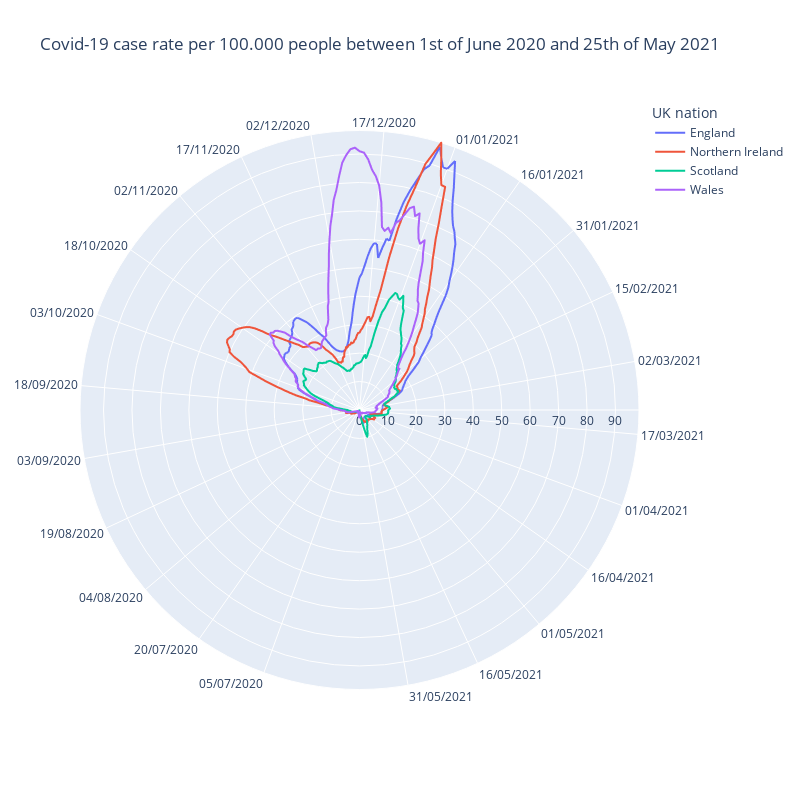

Notebook code cell kept with this figure:
### Markdown cell above
## Further Examples

These further examples combine our previously covered knowledge of position scales and colour with appropriate annotations to bring clarity to the story.
 
### Coordinate systems for Time Series

The following figures show two ways of plotting a time series. In this case, _Case numbers per 10,000_. We also demonstrate interactive plot annotations using `plotly`. 


<!-- Camila's plots, with commentary of the different axes -->

### Code cell
from datetime import datetime
import plotly.express as px

plt.rcParams["figure.figsize"] = (16, 8)
df_uk_cases = pd.read_csv('../data/data_2021-Aug-01.csv', sep=',', parse_dates=['date'])

# select 1 year data (360 days)
df_uk_cases_1y = df_uk_cases[(df_uk_cases['date']>='2020-06-06') & (df_uk_cases['date']<'2021-06-01')]

# normalise case per population
def normalise(cases,country):
    # population estimates from https://www.ons.gov.uk/peoplepopulationandcommunity/populationandmigration/populationestimates/datasets/populationestimatesforukenglandandwalesscotlandandnorthernireland
    norm =  {'England': 56550138, 'Wales': 3169586, 'Scotland': 5466000, 'Northern Ireland': 1895510}
    return cases / norm[country] *100000

df_uk_cases_1y['casesNormalised'] = df_uk_cases_1y.apply(lambda row: normalise(row.newCasesBySpecimenDate, row.areaName),axis=1)

# rolling mean of 1 week
df_uk_cases_1y['cases'] = df_uk_cases_1y['casesNormalised'].rolling(window=7).mean()

# Plotting typical time series plot
sns.lineplot(data=df_uk_cases_1y,x='date',y='cases',hue='areaName',legend='full')
plt.xlabel("Date")
plt.ylabel("Case rate per 100.000 people ")
# add title
plt.title('Covid-19 case rate per 100.000 people between 6th of June 2020 and 1st of June 2021')
plt.legend(bbox_to_anchor=(.80, 0.8), loc=2);


## annotations
plt.annotate(text="7 day moving average", xy=(.2,.075), xytext=(.1,.25), arrowprops={"arrowstyle":"->",
                                                                                    "color":'k',}, 
             xycoords='axes fraction', textcoords='axes fraction')

plt.show()

# Plotting polar figure
df_uk_cases_1y['dayofyear'] = df_uk_cases_1y['date'].apply(lambda x: x.strftime("%d/%m/%Y"))

fig = px.line_polar(df_uk_cases_1y, r='cases', theta='dayofyear', start_angle=100+180, direction='counterclockwise',
                    color='areaName', line_close=False,
                    title='Covid-19 case rate per 100.000 people between 1st of June 2020 and 25th of May 2021',
                    width=800, height=800,
                    labels={
                        "casesNormalised": "Case rate per 100.000 people ",
                        "dayofyear": "Date",
                        "areaName": "UK nation",
                    },
                    )
fig.update_polars(angularaxis_type="category",radialaxis=dict(visible=True),
angularaxis = dict(
        thetaunit = "degrees",
        dtick =15
      ))

fig.show()

### Figure 1 — Plotly figure (JSON) as saved in the notebook; plotly's stock layout.template omitted (floating-point values rounded to 4 significant figures; data arrays with more than 128 entries replaced by an {"elided": "..."} marker saying what was removed)
{"data": [{"hovertemplate": "UK nation=England<br>cases=%{r}<br>Date=%{theta}<extra></extra>", "legendgroup": "England", "line": {"color": "#636efa", "dash": "solid"}, "mode": "lines", "name": "England", "r": {"elided": "360 float values"}, "showlegend": true, "subplot": "polar", "theta": {"elided": "360 str values"}, "type": "scatterpolargl"}, {"hovertemplate": "UK nation=Northern Ireland<br>cases=%{r}<br>Date=%{theta}<extra></extra>", "legendgroup": "Northern Ireland", "line": {"color": "#EF553B", "dash": "solid"}, "mode": "lines", "name": "Northern Ireland", "r": {"elided": "360 float values"}, "showlegend": true, "subplot": "polar", "theta": {"elided": "360 str values"}, "type": "scatterpolargl"}, {"hovertemplate": "UK nation=Scotland<br>cases=%{r}<br>Date=%{theta}<extra></extra>", "legendgroup": "Scotland", "line": {"color": "#00cc96", "dash": "solid"}, "mode": "lines", "name": "Scotland", "r": {"elided": "360 float values"}, "showlegend": true, "subplot": "polar", "theta": {"elided": "360 str values"}, "type": "scatterpolargl"}, {"hovertemplate": "UK nation=Wales<br>cases=%{r}<br>Date=%{theta}<extra></extra>", "legendgroup": "Wales", "line": {"color": "#ab63fa", "dash": "solid"}, "mode": "lines", "name": "Wales", "r": {"elided": "360 float values"}, "showlegend": true, "subplot": "polar", "theta": {"elided": "360 str values"}, "type": "scatterpolargl"}], "layout": {"height": 800, "legend": {"title": {"text": "UK nation"}, "tracegroupgap": 0}, "polar": {"angularaxis": {"direction": "counterclockwise", "dtick": 15, "rotation": -80, "thetaunit": "degrees", "type": "category"}, "domain": {"x": [0, 1], "y": [0, 1]}, "radialaxis": {"visible": true}}, "title": {"text": "Covid-19 case rate per 100.000 people between 1st of June 2020 and 25th of May 2021"}, "width": 800}}
